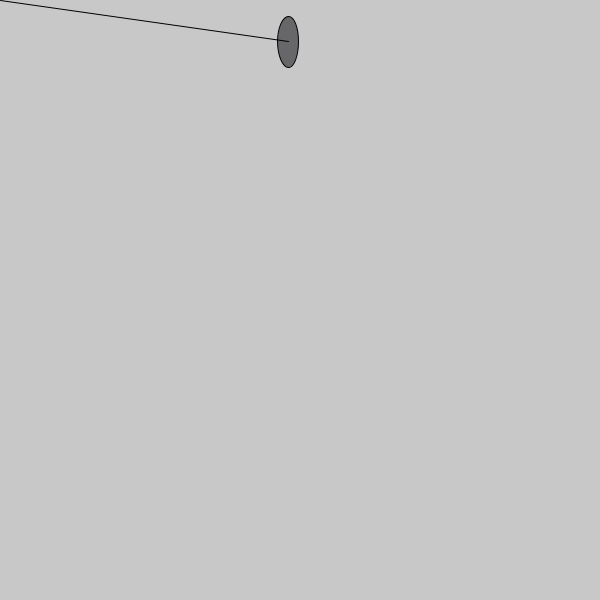
Frame 1 (no input)
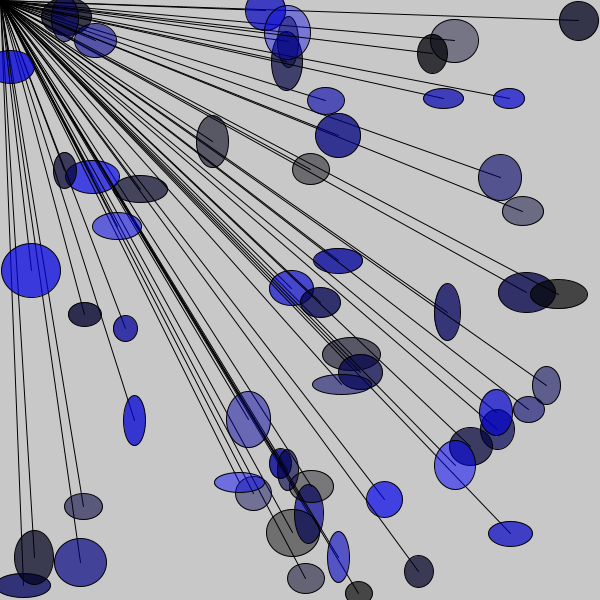
Frame 60 (the mouse pressed at the canvas centre just before this capture)
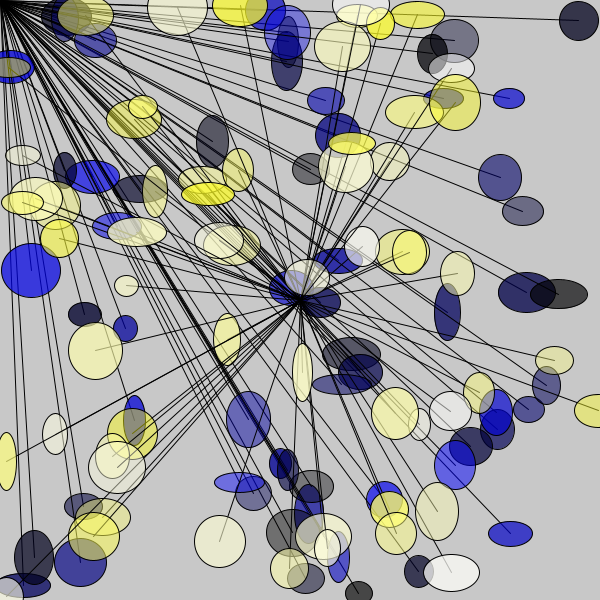
Frame 120 (the mouse held since frame 60 and released just before this capture)

The Processing sketch that drew these frames (run headless with seeded random() and noise(); from frame 60 on, the mouse is pressed at the canvas centre):

// Processing sketch: processing_87206
// ── processing_87206.pde

//Michael Tristan Importico
//Homework 4 - User Input With Mouse
//© 2013 by Michael Tristan Importico. All rights reserved

// INSTRUCTIONS: A mouse press will reset and randomize the background color
//               A KeyPress will randomize the strokeweight from 1-15
//
void setup () {
  size(600, 600);
  background (200);
}

float rx = random(0, width);
float ry = random(0, height);
float sr= (1);
void draw() 
{

  for (int i=0; i<20; i++)  

  rx = random(0, width);
  ry = random(0, height);
  line (mouseX, mouseY, rx, ry);
  fill(mouseX*random(0.9, 1.1), mouseY*random(0.9, 1.1), random(0, 255), random(100, 200));
  ellipse (rx, ry, random(20, 60), random(20, 60));

}

void keyPressed ( ) {
  if (sr == 0) {
    sr = (random(15));
  } else {
    sr = 0;
  }
   strokeWeight(random(15));
}

void mousePressed( )
{
  background(random(255), random(255), random(255) );
}
